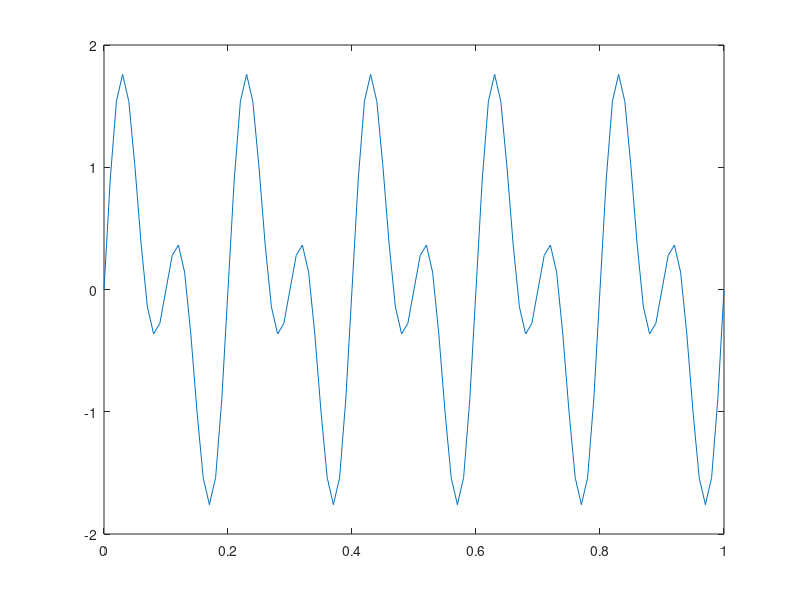

Source code (MATLAB):
#function result = add(X1, X2)
 #   result = X1 + X2;
#endfunction

F1 = 5;
F2 = 10;
t=0:0.01:1;

X1 = sin(2*pi*F1*t)
X2 = sin(2*pi*F2*t)

sum_is=X1+X2

plot(t,sum_is)